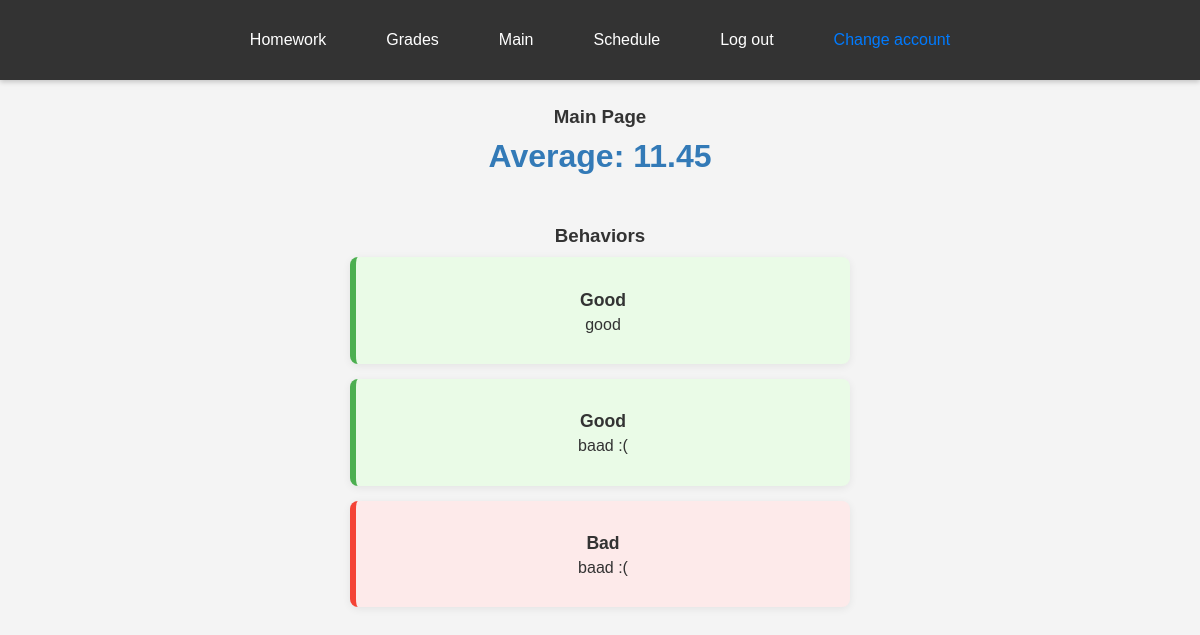
The app's page /students/ (signed in) with its own data.
### base/models.py (models this page shows)
class Behavior(models.Model):
    type = models.BooleanField() #true=good, false=bad
    note = models.CharField(max_length=500)
    time = models.DateTimeField(null=True)

### children/views.py (the view)
# urls.py: 2. Add a URL to urlpatterns:  path('', views.home, name='home')
def home(request):
    if not request.user.is_authenticated or not Student.objects.filter(email=request.user.email).exists():
        return redirect('login/')
    days = ["Monday", "Tuesday", "Wednesday", "Thursday", "Friday", "Saturday"]
    print(Group.objects.filter(name=request.GET.get('name')).first())
    print(Student.objects.all())
    student =  Student.objects.filter(email=request.user.email).first()
    print(request.user, 111)
    groups = student.groups.all()
    schedules = {}
    homeworks = {}
    for g in groups:
        try:
            homework = g.homework.all()
            homeworks_list = [
                {"id": hw.id, "subject": hw.subject, "text": hw.text, "deadline": str(hw.deadline)}
                for hw in homework
            ]
            homework_json = json.dumps(homeworks_list)
        except:
            homework = None
            homework_json = "[]"
        if g is not None:
            schedule_ = {}
            dbschedule = g.schedule.day.all()
            for i in dbschedule:
                schedule_[i.day]=i.lesson.all()
            schedule_ = schedule_.items()
        else:
            schedule_ = None
        schedules[g.name] = schedule_
        homeworks[g.name] = homework
    grades = [i for i in student.grades.all()]
    average = float(sum([i.grade for i in grades])/len(grades)).__round__(2) if len(grades) > 0 else 0
    behavior = [i for i in student.behavior.all()] #main page
    if request.method == "GET":
        return render(request, 'dashboard.html', {'groups':groups, 'schedules':schedules.items(), 'days':days, 'homeworks':homeworks.items(),"homework_json": homework_json, 'grades':grades, 'average':average, 'behavior':behavior})

### children/templates/dashboard.html (shortened to what this page needs)
<!DOCTYPE html>
<html lang="en">
<head>
    <link rel="stylesheet" href="/static/css/homework.css">
    <link rel="stylesheet" href="/static/css/g_g.css">
</head>
<body>
    <nav>
        <ul>
            <li onclick="changePage('homework')">Homework</li>
            <li onclick="changePage('grades')">Grades</li>
            <li onclick="changePage('main')">Main</li>
            <li onclick="changePage('schedule')">Schedule</li>
            <li onclick="log_out_pop_up()">Log out</li>
            <a href="login/"><li>Change account</li></a>
        </ul>
    </nav>
    <div id="page-main">
        <h3>Main Page</h3>
        <div class="averge_grade">
        <h1>Average: {{average}}</h1>
        </div>
        <div class="behaviors">
            <h3>Behaviors</h4>
            {% for i in behavior %}
            <div class="behavior-entry {% if i.type %}good{% else %}bad{% endif %}">
                <p class="behavior-type">{% if i.type %}Good{% else %}Bad{% endif %}</p>
                <p class="behavior-note">{{ i.note }}</p>
            </div>
            {% endfor %}
        </div>
    </div>
</body>
</html>

### children/static/css/g_g.css (style rules this page uses)
body { font-family: sans-serif; margin: 20px; background-color: #f4f4f4; color: #333; }
h1 { text-align: center; margin-bottom: 20px; color: #337ab7; }
a { color: #007bff; text-decoration: none; }

### children/templates/dashboard.html (style rules this page uses)
body { font-family: Arial, sans-serif; margin: 0; padding: 0; }
nav { position: fixed; top: 0; width: 100%; height: 10vh; background-color: #333; color: white; display: flex; align-items: center; justify-content: center; box-shadow: 0 2px 5px rgba(0, 0, 0, 0.2); z-index: 10; }
ul { margin: 0; padding: 0; display: flex; list-style-type: none; }
li { margin: 0 15px; cursor: pointer; padding: 10px 15px; transition: background-color 0.3s; }
#page-homework, #page-grades, #page-main, #page-calendar, #page-lessons { padding-top: 12vh; text-align: center; }
h1, h3 { margin: 10px 0; }
.behaviors { margin: 30px auto; max-width: 500px; padding: 10px; }
.behavior-entry { border-radius: 8px; margin-bottom: 15px; padding: 15px 20px; box-shadow: 0 2px 8px rgba(0,0,0,0.07); background: #f9f9f9; border-left: 6px solid #bbb; transition: background 0.2s; }
.behavior-entry.good { border-left-color: #4caf50; background: #eafbe7; }
.behavior-entry.bad { border-left-color: #f44336; background: #fdeaea; }
.behavior-type { font-weight: bold; font-size: 1.1em; margin-bottom: 5px; }
.behavior-note { margin: 0 0 5px 0; color: #333; }

### records on screen
Behavior: type "Good", note "good"
Behavior: type "Good", note "baad :("
Behavior: type "Bad", note "baad :("

### other values on screen
{{ average }} "11.45"
